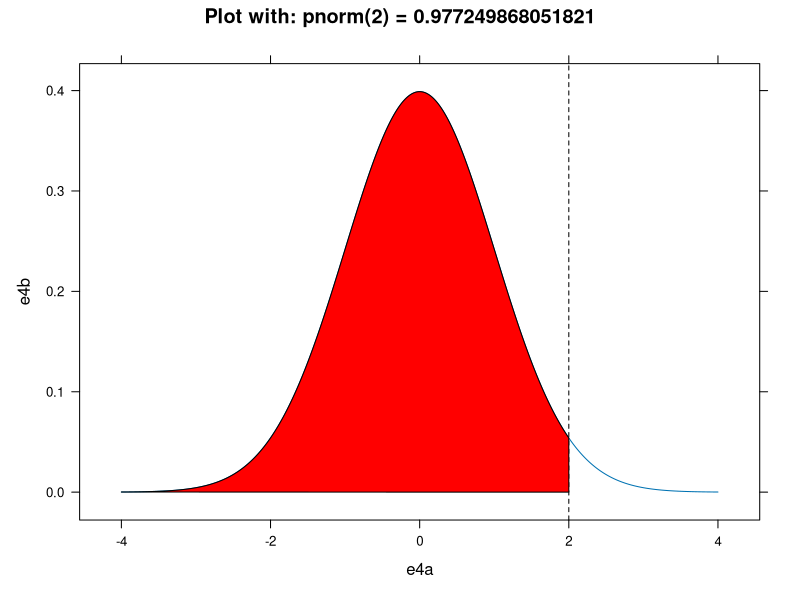
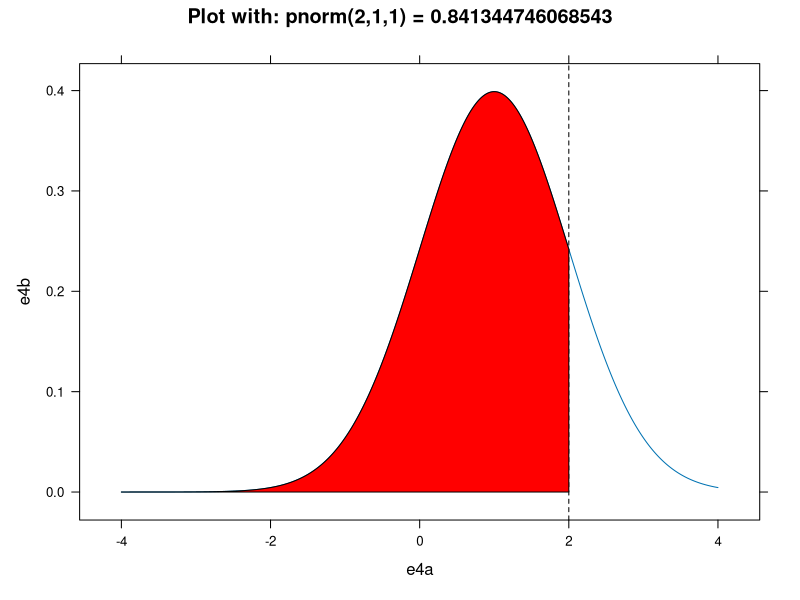
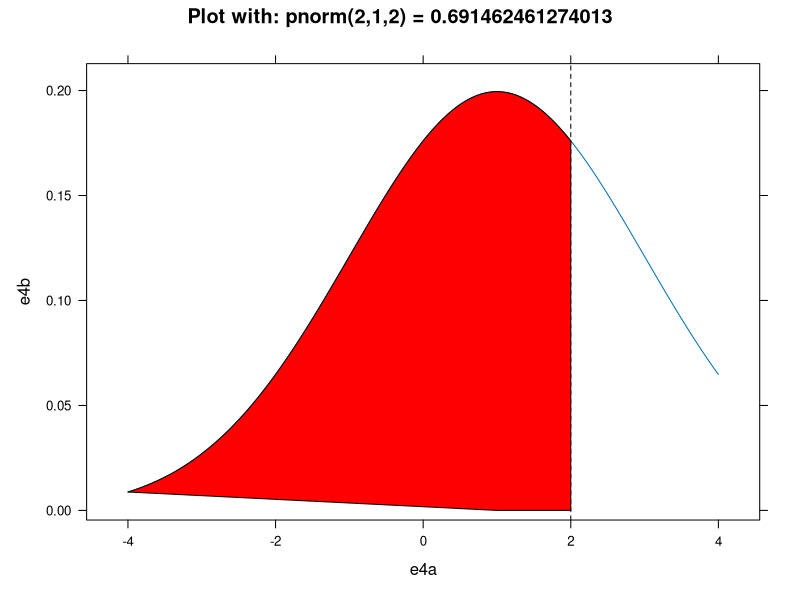
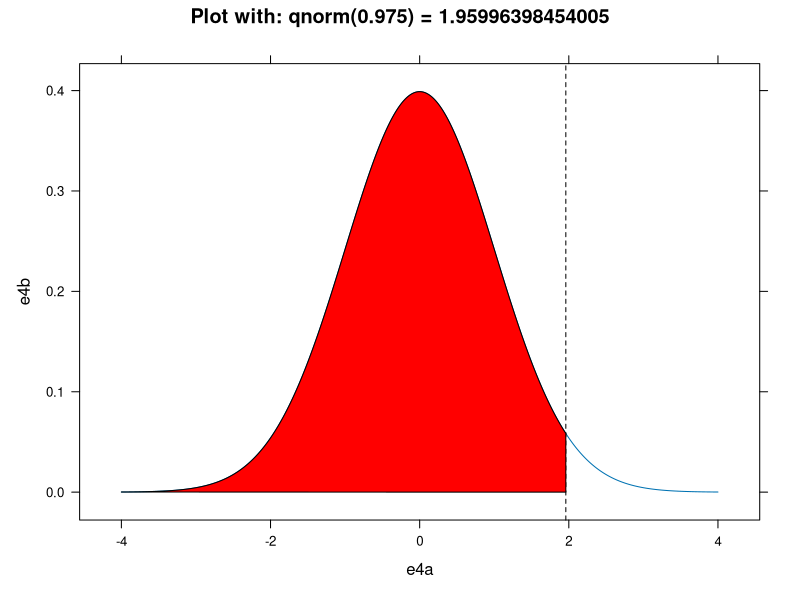
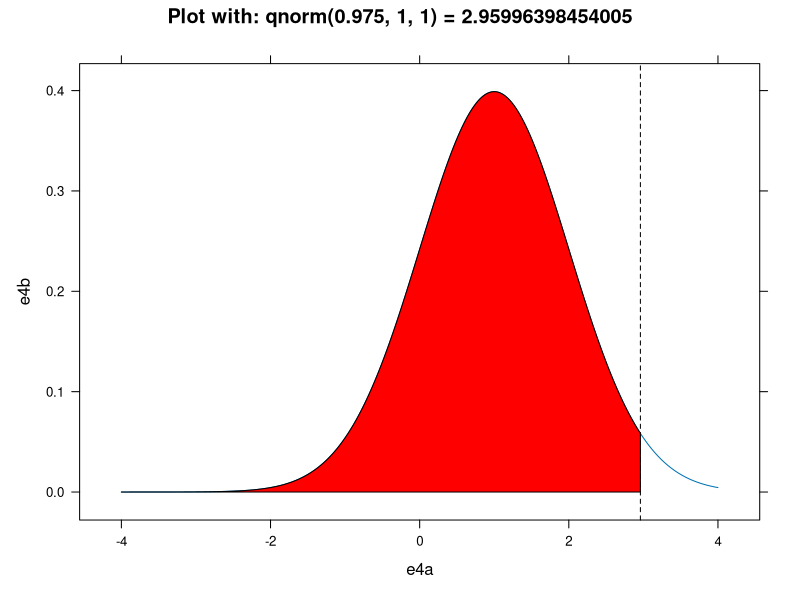
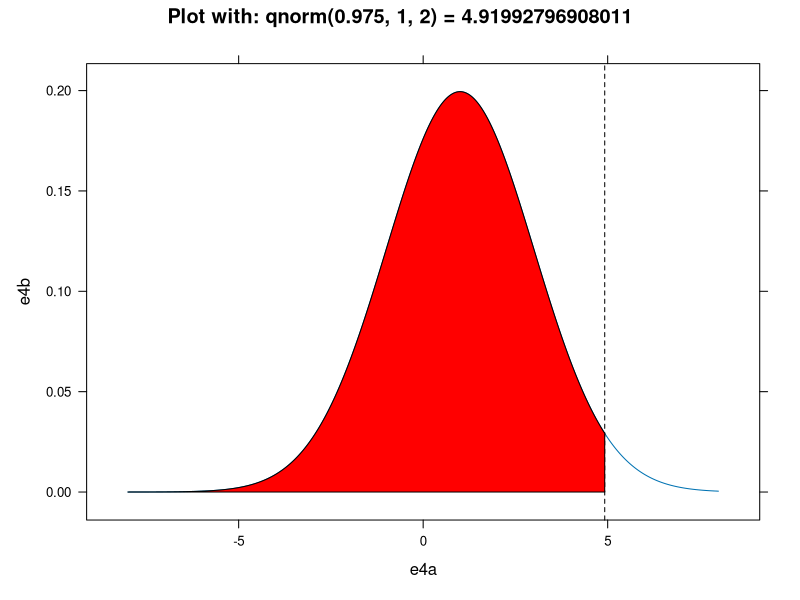
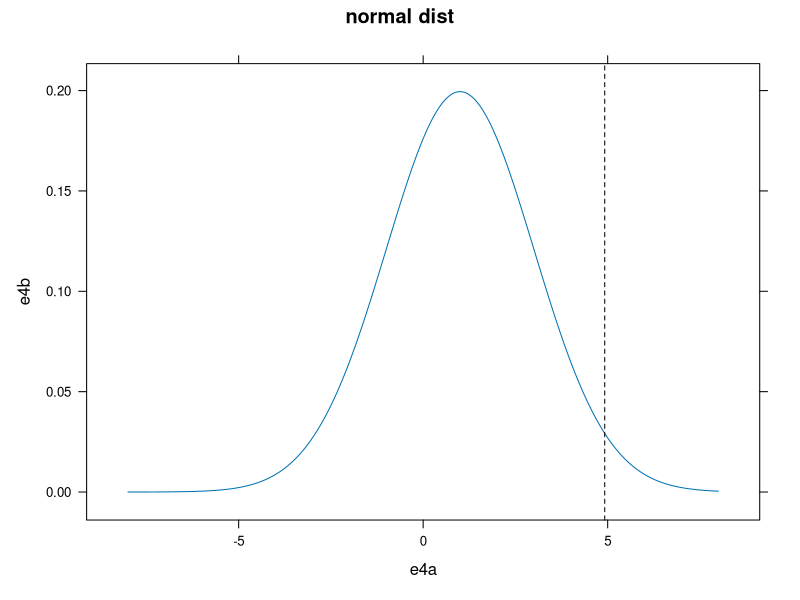
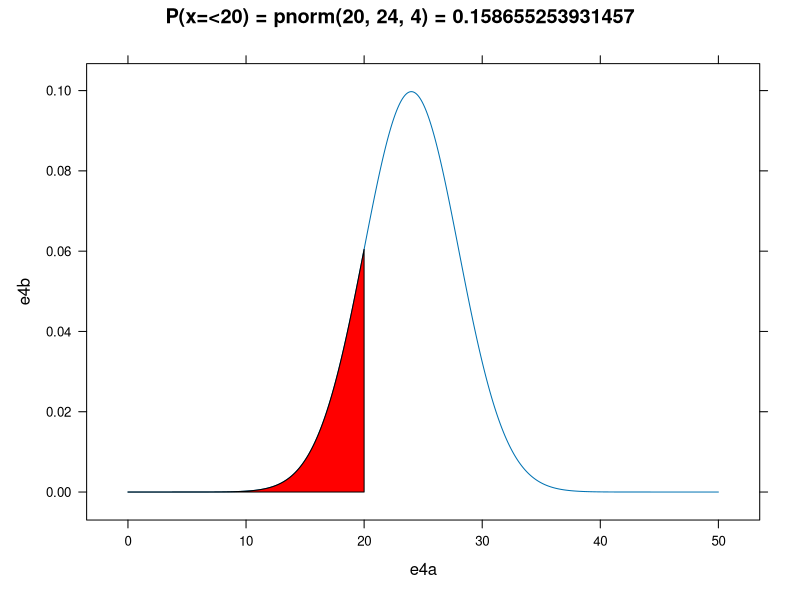

Write R code to recreate these figures, in order. (Note: this script raises an error after producing the figures.)
## ---- chunk 1
library(lattice)
mean <- 0
sd <- 1
from <- 10
to <- 2
e4a <- seq(-4, 4, length = 10000)            # Data to set up out normal
e4b <- dnorm(e4a, mean, sd)

         xyplot(e4b ~ e4a,                   # Lattice xyplot
               type = "l",
               main = sprintf("Plot with: pnorm(2) = %s", pnorm(2)),
               panel = function(x,y, ...){
                   panel.xyplot(x,y, ...)
                   panel.abline( v = c(2), lty = 2)  #set z and lines

                   xx <- c(1, x[x>=-from & x<=to], to)         #Color area
                   yy <- c(0,   y[x>=-from & x<=to], 0) 
                   panel.polygon(xx,yy, ..., col='red')
               })
## ---- chunk 2
library(lattice)
m <- 1
sd <- 1
from <- 10
to <- 2
e4a <- seq(-4, 4, length = 10000)            # Data to set up out normal
e4b <- dnorm(e4a, m, sd)

         xyplot(e4b ~ e4a,                   # Lattice xyplot
               type = "l",
               main = sprintf("Plot with: pnorm(2,1,1) = %s", pnorm(2,1,1)),
               panel = function(x,y, ...){
                   panel.xyplot(x,y, ...)
                   panel.abline( v = c(2), lty = 2)  #set z and lines

                   xx <- c(1, x[x>=-from & x<=to], to)         #Color area
                   yy <- c(0,   y[x>=-from & x<=to], 0) 
                   panel.polygon(xx,yy, ..., col='red')
               })
## ---- chunk 3
library(lattice)
m <- 1
sd <- 2
from <- 10
to <- 2
e4a <- seq(-4, 4, length = 10000)            # Data to set up out normal
e4b <- dnorm(e4a, m, sd)

         xyplot(e4b ~ e4a,                   # Lattice xyplot
               type = "l",
               main = sprintf("Plot with: pnorm(2,1,2) = %s", pnorm(2,1,2)),
               panel = function(x,y, ...){
                   panel.xyplot(x,y, ...)
                   panel.abline( v = c(2), lty = 2)  #set z and lines

                   xx <- c(1, x[x>=-from & x<=to], to)         #Color area
                   yy <- c(0,   y[x>=-from & x<=to], 0) 
                   panel.polygon(xx,yy, ..., col='red')
               })
## ---- chunk 4
qnorm(pnorm(2))
## ---- chunk 5
library(lattice)
m <- 0
sd <- 1
from <- 10
to <- qnorm(0.975)
e4a <- seq(-4, 4, length = 10000)            # Data to set up out normal
e4b <- dnorm(e4a, m, sd)

         xyplot(e4b ~ e4a,                   # Lattice xyplot
               type = "l",
               main = sprintf("Plot with: qnorm(0.975) = %s", qnorm(0.975)),
               panel = function(x,y, ...){
                   panel.xyplot(x,y, ...)
                   panel.abline( v = c(to), lty = 2)  #set z and lines

                   xx <- c(1, x[x>=-from & x<=to], to)         #Color area
                   yy <- c(0,   y[x>=-from & x<=to], 0) 
                   panel.polygon(xx,yy, ..., col='red')
               })
## ---- chunk 6
library(lattice)
m <- 1
sd <- 1
from <- 10
to <- qnorm(0.975,m,sd)
e4a <- seq(-4, 4, length = 10000)            # Data to set up out normal
e4b <- dnorm(e4a, m, sd)

         xyplot(e4b ~ e4a,                   # Lattice xyplot
               type = "l",
               main = sprintf("Plot with: qnorm(0.975, 1, 1) = %s", qnorm(0.975,m,sd)),
               panel = function(x,y, ...){
                   panel.xyplot(x,y, ...)
                   panel.abline( v = c(to), lty = 2)  #set z and lines

                   xx <- c(1, x[x>=-from & x<=to], to)         #Color area
                   yy <- c(0,   y[x>=-from & x<=to], 0) 
                   panel.polygon(xx,yy, ..., col='red')
               })
## ---- chunk 7
library(lattice)
m <- 1
sd <- 2
from <- 10
to <- qnorm(0.975,m,sd)
e4a <- seq(-8, 8, length = 10000)            # Data to set up out normal
e4b <- dnorm(e4a, m, sd)

         xyplot(e4b ~ e4a,                   # Lattice xyplot
               type = "l",
               main = sprintf("Plot with: qnorm(0.975, 1, 2) = %s", qnorm(0.975,m,sd)),
               panel = function(x,y, ...){
                   panel.xyplot(x,y, ...)
                   panel.abline( v = c(to), lty = 2)  #set z and lines

                   xx <- c(1, x[x>=-from & x<=to], to)         #Color area
                   yy <- c(0,   y[x>=-from & x<=to], 0) 
                   panel.polygon(xx,yy, ..., col='red')
               })
## ---- chunk 8
library(lattice)
m <- 1
sd <- 2
e4a <- seq(-8, 8, length = 10000)            # Data to set up out normal
e4b <- dnorm(e4a, m, sd)

         xyplot(e4b ~ e4a,                   # Lattice xyplot
               type = "l",
               main = sprintf("normal dist"),
               panel = function(x,y, ...){
                   panel.xyplot(x,y, ...)
                   panel.abline( v = c(to), lty = 2)  #set z and lines

               })
## ---- chunk 9
library(lattice)
m <- 24
sd <- sqrt(16)
from <- 0
to <- 20
e4a <- seq(0, 50, length = 10000)            # Data to set up out normal
e4b <- dnorm(e4a, m, sd)

         xyplot(e4b ~ e4a,                   # Lattice xyplot
               type = "l",
               main = sprintf("P(x=<20) = pnorm(%s, %s, %s) = %s", to, m, sd, pnorm(to, m,sd)),
               panel = function(x,y, ...){
                   panel.xyplot(x,y, ...)
                 
                   xx <- c(1, x[x>=-from & x<=to], to)         #Color area
                   yy <- c(0,   y[x>=-from & x<=to], 0) 
                   panel.polygon(xx,yy, ..., col='red')

               })
## ---- chunk 10
library(lattice)
m <- 24
sd <- sqrt(16)
from <- 29.5
to <- 100
e4a <- seq(0, 50, length = 10000)            # Data to set up out normal
e4b <- dnorm(e4a, m, sd)

         xyplot(e4b ~ e4a,                   # Lattice xyplot
               type = "l",
               main = sprintf("P(x > 29,5) = 1- pnorm(%s, %s, %s) = %s", from, m, sd, 1- pnorm(from, m,sd)),
               panel = function(x,y, ...){
                   panel.xyplot(x,y, ...)
                 
                   xx <- c(from, x[x>=from & x<=to], to)         #Color area
                   yy <- c(0,   y[x>=from & x<=to], 0) 
                   panel.polygon(xx,yy, ..., col='red')

               })
## ---- chunk 11
library(lattice)
m <- 54
sd <- 3
from <- (65-10)
to <- 1000
e4a <- seq(0, 100, length = 10000)            # Data to set up out normal
e4b <- dnorm(e4a, m, sd)

         xyplot(e4b ~ e4a,                   # Lattice xyplot
               type = "l",
               main = sprintf("P(x > %s) = 1- pnorm(%s, %s, %s) = %s", from, from, m, sd, 1- pnorm(from, m,sd)),
               panel = function(x,y, ...){
                   panel.xyplot(x,y, ...)
                 
                   xx <- c(from, x[x>=from & x<=to], to)         #Color area
                   yy <- c(0,   y[x>=from & x<=to], 0) 
                   panel.polygon(xx,yy, ..., col='red')

               })

## ---- chunk 12
library(lattice)
m <- 3000
sd <- 3
from <- (2993)
to <- 3007
e4a <- seq(2990, 3010, length = 10000)            # Data to set up out normal
e4b <- dnorm(e4a, m, sd)

         xyplot(e4b ~ e4a,                   # Lattice xyplot
               type = "l",
               main = sprintf("1 - P(%s <= X <= %s) = (pnorm(%s, %s, %s)*2) = %s", from, to, from, m, sd, (pnorm(from, m,sd)*2)),
               panel = function(x,y, ...){
                   panel.xyplot(x,y, ...)
                 
                   xx <- c(from, x[x>=from & x<=to], to)         #Color area
                   yy <- c(0,   y[x>=from & x<=to], 0) 
                   panel.polygon(xx,yy, ..., col='red')

               })
## ---- chunk 13
qnorm(0.99,2900, 100)
?
## ---- chunk 14
VisitersYear <- 110000
VisistersDay <- VisitersYear/365
VisistersHour <- VisistersDay/24
VisisterHalfHour <- VisistersHour/2
VisistersQuarter <- VisisterHalfHour/2
ppois(0, VisisterHalfHour)
ppois(0, VisistersQuarter)
